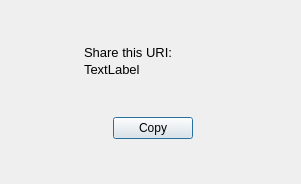
<?xml version="1.0" encoding="UTF-8"?>
<ui version="4.0">
 <class>GUI_URI</class>
 <widget class="QDialog" name="GUI_URI">
  <property name="geometry">
   <rect>
    <x>0</x>
    <y>0</y>
    <width>301</width>
    <height>184</height>
   </rect>
  </property>
  <property name="windowTitle">
   <string>Dialog</string>
  </property>
  <layout class="QGridLayout" name="gridLayout">
   <item row="0" column="1">
    <spacer name="verticalSpacer">
     <property name="orientation">
      <enum>Qt::Vertical</enum>
     </property>
     <property name="sizeHint" stdset="0">
      <size>
       <width>20</width>
       <height>84</height>
      </size>
     </property>
    </spacer>
   </item>
   <item row="1" column="0">
    <spacer name="horizontalSpacer">
     <property name="orientation">
      <enum>Qt::Horizontal</enum>
     </property>
     <property name="sizeHint" stdset="0">
      <size>
       <width>94</width>
       <height>20</height>
      </size>
     </property>
    </spacer>
   </item>
   <item row="1" column="1">
    <layout class="QVBoxLayout" name="verticalLayout_2">
     <property name="spacing">
      <number>40</number>
     </property>
     <item>
      <layout class="QVBoxLayout" name="verticalLayout">
       <property name="spacing">
        <number>2</number>
       </property>
       <item>
        <widget class="QLabel" name="label">
         <property name="font">
          <font>
           <pointsize>10</pointsize>
          </font>
         </property>
         <property name="cursor">
          <cursorShape>IBeamCursor</cursorShape>
         </property>
         <property name="text">
          <string>Share this URI:</string>
         </property>
         <property name="textInteractionFlags">
          <set>Qt::LinksAccessibleByMouse|Qt::TextSelectableByMouse</set>
         </property>
        </widget>
       </item>
       <item>
        <widget class="QLabel" name="URILabel">
         <property name="font">
          <font>
           <pointsize>10</pointsize>
          </font>
         </property>
         <property name="cursor">
          <cursorShape>IBeamCursor</cursorShape>
         </property>
         <property name="text">
          <string>TextLabel</string>
         </property>
         <property name="textInteractionFlags">
          <set>Qt::LinksAccessibleByMouse|Qt::TextSelectableByMouse</set>
         </property>
        </widget>
       </item>
      </layout>
     </item>
     <item>
      <layout class="QHBoxLayout" name="horizontalLayout">
       <item>
        <spacer name="horizontalSpacer_3">
         <property name="orientation">
          <enum>Qt::Horizontal</enum>
         </property>
         <property name="sizeHint" stdset="0">
          <size>
           <width>40</width>
           <height>20</height>
          </size>
         </property>
        </spacer>
       </item>
       <item>
        <widget class="QPushButton" name="copyPushButton">
         <property name="text">
          <string>Copy</string>
         </property>
        </widget>
       </item>
       <item>
        <spacer name="horizontalSpacer_4">
         <property name="orientation">
          <enum>Qt::Horizontal</enum>
         </property>
         <property name="sizeHint" stdset="0">
          <size>
           <width>40</width>
           <height>20</height>
          </size>
         </property>
        </spacer>
       </item>
      </layout>
     </item>
    </layout>
   </item>
   <item row="1" column="2">
    <spacer name="horizontalSpacer_2">
     <property name="orientation">
      <enum>Qt::Horizontal</enum>
     </property>
     <property name="sizeHint" stdset="0">
      <size>
       <width>89</width>
       <height>20</height>
      </size>
     </property>
    </spacer>
   </item>
   <item row="2" column="1">
    <spacer name="verticalSpacer_2">
     <property name="orientation">
      <enum>Qt::Vertical</enum>
     </property>
     <property name="sizeHint" stdset="0">
      <size>
       <width>20</width>
       <height>83</height>
      </size>
     </property>
    </spacer>
   </item>
  </layout>
 </widget>
 <resources/>
 <connections/>
</ui>
